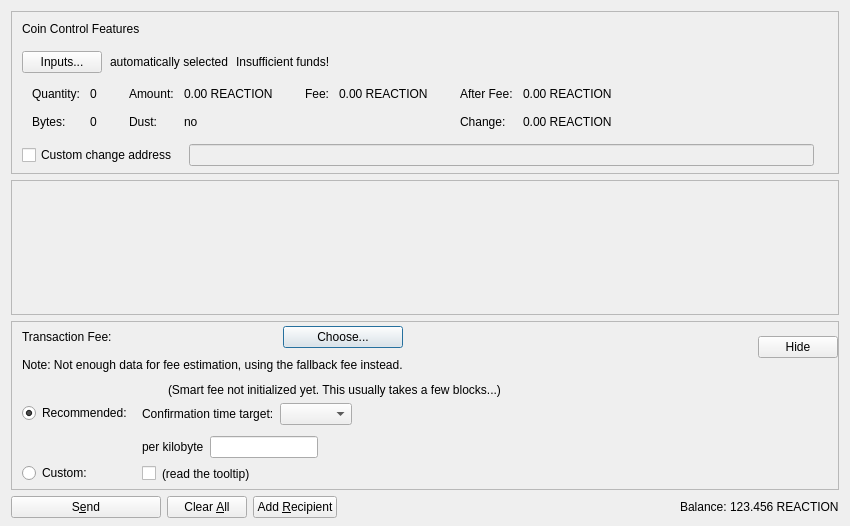
<?xml version="1.0" encoding="UTF-8"?>
<ui version="4.0">
 <class>SendCoinsDialog</class>
 <widget class="QDialog" name="SendCoinsDialog">
  <property name="geometry">
   <rect>
    <x>0</x>
    <y>0</y>
    <width>850</width>
    <height>526</height>
   </rect>
  </property>
  <property name="windowTitle">
   <string>Send Coins</string>
  </property>
  <layout class="QVBoxLayout" name="verticalLayout" stretch="0,1,0,0">
   <property name="bottomMargin">
    <number>8</number>
   </property>
   <item>
    <widget class="QFrame" name="frameCoinControl">
     <property name="sizePolicy">
      <sizepolicy hsizetype="Expanding" vsizetype="Expanding">
       <horstretch>0</horstretch>
       <verstretch>0</verstretch>
      </sizepolicy>
     </property>
     <property name="maximumSize">
      <size>
       <width>16777215</width>
       <height>16777215</height>
      </size>
     </property>
     <property name="frameShape">
      <enum>QFrame::StyledPanel</enum>
     </property>
     <property name="frameShadow">
      <enum>QFrame::Sunken</enum>
     </property>
     <layout class="QVBoxLayout" name="verticalLayoutCoinControl2">
      <property name="spacing">
       <number>0</number>
      </property>
      <property name="leftMargin">
       <number>0</number>
      </property>
      <property name="topMargin">
       <number>0</number>
      </property>
      <property name="rightMargin">
       <number>0</number>
      </property>
      <property name="bottomMargin">
       <number>6</number>
      </property>
      <item>
       <layout class="QVBoxLayout" name="verticalLayoutCoinControl" stretch="0,0,0,0,1">
        <property name="spacing">
         <number>0</number>
        </property>
        <property name="leftMargin">
         <number>10</number>
        </property>
        <property name="topMargin">
         <number>10</number>
        </property>
        <item>
         <layout class="QHBoxLayout" name="horizontalLayoutCoinControl1">
          <property name="bottomMargin">
           <number>15</number>
          </property>
          <item>
           <widget class="QLabel" name="labelCoinControlFeatures">
            <property name="sizePolicy">
             <sizepolicy hsizetype="Preferred" vsizetype="Maximum">
              <horstretch>0</horstretch>
              <verstretch>0</verstretch>
             </sizepolicy>
            </property>
            <property name="text">
             <string>Coin Control Features</string>
            </property>
           </widget>
          </item>
         </layout>
        </item>
        <item>
         <layout class="QHBoxLayout" name="horizontalLayoutCoinControl2" stretch="0,0,0,0">
          <property name="spacing">
           <number>8</number>
          </property>
          <property name="bottomMargin">
           <number>10</number>
          </property>
          <item>
           <widget class="QPushButton" name="pushButtonCoinControl">
            <property name="styleSheet">
             <string notr="true"/>
            </property>
            <property name="text">
             <string>Inputs...</string>
            </property>
            <property name="autoDefault">
             <bool>false</bool>
            </property>
           </widget>
          </item>
          <item>
           <widget class="QLabel" name="labelCoinControlAutomaticallySelected">
            <property name="text">
             <string>automatically selected</string>
            </property>
            <property name="margin">
             <number>5</number>
            </property>
           </widget>
          </item>
          <item>
           <widget class="QLabel" name="labelCoinControlInsuffFunds">
            <property name="text">
             <string>Insufficient funds!</string>
            </property>
            <property name="margin">
             <number>5</number>
            </property>
           </widget>
          </item>
          <item>
           <spacer name="horizontalSpacerCoinControl">
            <property name="orientation">
             <enum>Qt::Horizontal</enum>
            </property>
            <property name="sizeHint" stdset="0">
             <size>
              <width>40</width>
              <height>1</height>
             </size>
            </property>
           </spacer>
          </item>
         </layout>
        </item>
        <item>
         <widget class="QWidget" name="widgetCoinControl" native="true">
          <property name="sizePolicy">
           <sizepolicy hsizetype="Preferred" vsizetype="Preferred">
            <horstretch>0</horstretch>
            <verstretch>0</verstretch>
           </sizepolicy>
          </property>
          <property name="minimumSize">
           <size>
            <width>0</width>
            <height>0</height>
           </size>
          </property>
          <property name="styleSheet">
           <string notr="true"/>
          </property>
          <layout class="QHBoxLayout" name="horizontalLayoutCoinControl5">
           <property name="leftMargin">
            <number>0</number>
           </property>
           <property name="topMargin">
            <number>0</number>
           </property>
           <property name="rightMargin">
            <number>0</number>
           </property>
           <property name="bottomMargin">
            <number>0</number>
           </property>
           <item>
            <layout class="QHBoxLayout" name="horizontalLayoutCoinControl3" stretch="0,0,0,1">
             <property name="spacing">
              <number>20</number>
             </property>
             <property name="topMargin">
              <number>0</number>
             </property>
             <property name="bottomMargin">
              <number>10</number>
             </property>
             <item>
              <layout class="QFormLayout" name="formLayoutCoinControl1">
               <property name="horizontalSpacing">
                <number>10</number>
               </property>
               <property name="verticalSpacing">
                <number>14</number>
               </property>
               <property name="leftMargin">
                <number>10</number>
               </property>
               <property name="topMargin">
                <number>4</number>
               </property>
               <property name="rightMargin">
                <number>6</number>
               </property>
               <item row="0" column="0">
                <widget class="QLabel" name="labelCoinControlQuantityText">
                 <property name="text">
                  <string>Quantity:</string>
                 </property>
                 <property name="margin">
                  <number>0</number>
                 </property>
                </widget>
               </item>
               <item row="0" column="1">
                <widget class="QLabel" name="labelCoinControlQuantity">
                 <property name="cursor">
                  <cursorShape>IBeamCursor</cursorShape>
                 </property>
                 <property name="contextMenuPolicy">
                  <enum>Qt::ActionsContextMenu</enum>
                 </property>
                 <property name="text">
                  <string notr="true">0</string>
                 </property>
                 <property name="margin">
                  <number>0</number>
                 </property>
                 <property name="textInteractionFlags">
                  <set>Qt::LinksAccessibleByMouse|Qt::TextSelectableByKeyboard|Qt::TextSelectableByMouse</set>
                 </property>
                </widget>
               </item>
               <item row="1" column="0">
                <widget class="QLabel" name="labelCoinControlBytesText">
                 <property name="text">
                  <string>Bytes:</string>
                 </property>
                </widget>
               </item>
               <item row="1" column="1">
                <widget class="QLabel" name="labelCoinControlBytes">
                 <property name="cursor">
                  <cursorShape>IBeamCursor</cursorShape>
                 </property>
                 <property name="contextMenuPolicy">
                  <enum>Qt::ActionsContextMenu</enum>
                 </property>
                 <property name="text">
                  <string notr="true">0</string>
                 </property>
                 <property name="textInteractionFlags">
                  <set>Qt::LinksAccessibleByMouse|Qt::TextSelectableByKeyboard|Qt::TextSelectableByMouse</set>
                 </property>
                </widget>
               </item>
              </layout>
             </item>
             <item>
              <layout class="QFormLayout" name="formLayoutCoinControl2">
               <property name="horizontalSpacing">
                <number>10</number>
               </property>
               <property name="verticalSpacing">
                <number>14</number>
               </property>
               <property name="leftMargin">
                <number>6</number>
               </property>
               <property name="topMargin">
                <number>4</number>
               </property>
               <property name="rightMargin">
                <number>6</number>
               </property>
               <item row="0" column="0">
                <widget class="QLabel" name="labelCoinControlAmountText">
                 <property name="text">
                  <string>Amount:</string>
                 </property>
                 <property name="margin">
                  <number>0</number>
                 </property>
                </widget>
               </item>
               <item row="0" column="1">
                <widget class="QLabel" name="labelCoinControlAmount">
                 <property name="cursor">
                  <cursorShape>IBeamCursor</cursorShape>
                 </property>
                 <property name="contextMenuPolicy">
                  <enum>Qt::ActionsContextMenu</enum>
                 </property>
                 <property name="text">
                  <string notr="true">0.00 REACTION</string>
                 </property>
                 <property name="textInteractionFlags">
                  <set>Qt::LinksAccessibleByMouse|Qt::TextSelectableByKeyboard|Qt::TextSelectableByMouse</set>
                 </property>
                </widget>
               </item>
               <item row="1" column="0">
                <widget class="QLabel" name="labelCoinControlLowOutputText">
                 <property name="text">
                  <string>Dust:</string>
                 </property>
                </widget>
               </item>
               <item row="1" column="1">
                <widget class="QLabel" name="labelCoinControlLowOutput">
                 <property name="cursor">
                  <cursorShape>IBeamCursor</cursorShape>
                 </property>
                 <property name="contextMenuPolicy">
                  <enum>Qt::ActionsContextMenu</enum>
                 </property>
                 <property name="text">
                  <string notr="true">no</string>
                 </property>
                 <property name="textInteractionFlags">
                  <set>Qt::LinksAccessibleByMouse|Qt::TextSelectableByKeyboard|Qt::TextSelectableByMouse</set>
                 </property>
                </widget>
               </item>
              </layout>
             </item>
             <item>
              <layout class="QFormLayout" name="formLayoutCoinControl3">
               <property name="horizontalSpacing">
                <number>10</number>
               </property>
               <property name="verticalSpacing">
                <number>14</number>
               </property>
               <property name="leftMargin">
                <number>6</number>
               </property>
               <property name="topMargin">
                <number>4</number>
               </property>
               <property name="rightMargin">
                <number>6</number>
               </property>
               <item row="0" column="0">
                <widget class="QLabel" name="labelCoinControlFeeText">
                 <property name="text">
                  <string>Fee:</string>
                 </property>
                 <property name="margin">
                  <number>0</number>
                 </property>
                </widget>
               </item>
               <item row="0" column="1">
                <widget class="QLabel" name="labelCoinControlFee">
                 <property name="cursor">
                  <cursorShape>IBeamCursor</cursorShape>
                 </property>
                 <property name="contextMenuPolicy">
                  <enum>Qt::ActionsContextMenu</enum>
                 </property>
                 <property name="text">
                  <string notr="true">0.00 REACTION</string>
                 </property>
                 <property name="textInteractionFlags">
                  <set>Qt::LinksAccessibleByMouse|Qt::TextSelectableByKeyboard|Qt::TextSelectableByMouse</set>
                 </property>
                </widget>
               </item>
              </layout>
             </item>
             <item>
              <layout class="QFormLayout" name="formLayoutCoinControl4">
               <property name="horizontalSpacing">
                <number>10</number>
               </property>
               <property name="verticalSpacing">
                <number>14</number>
               </property>
               <property name="leftMargin">
                <number>6</number>
               </property>
               <property name="topMargin">
                <number>4</number>
               </property>
               <property name="rightMargin">
                <number>6</number>
               </property>
               <item row="0" column="0">
                <widget class="QLabel" name="labelCoinControlAfterFeeText">
                 <property name="text">
                  <string>After Fee:</string>
                 </property>
                 <property name="margin">
                  <number>0</number>
                 </property>
                </widget>
               </item>
               <item row="0" column="1">
                <widget class="QLabel" name="labelCoinControlAfterFee">
                 <property name="cursor">
                  <cursorShape>IBeamCursor</cursorShape>
                 </property>
                 <property name="contextMenuPolicy">
                  <enum>Qt::ActionsContextMenu</enum>
                 </property>
                 <property name="text">
                  <string notr="true">0.00 REACTION</string>
                 </property>
                 <property name="textInteractionFlags">
                  <set>Qt::LinksAccessibleByMouse|Qt::TextSelectableByKeyboard|Qt::TextSelectableByMouse</set>
                 </property>
                </widget>
               </item>
               <item row="1" column="0">
                <widget class="QLabel" name="labelCoinControlChangeText">
                 <property name="text">
                  <string>Change:</string>
                 </property>
                </widget>
               </item>
               <item row="1" column="1">
                <widget class="QLabel" name="labelCoinControlChange">
                 <property name="cursor">
                  <cursorShape>IBeamCursor</cursorShape>
                 </property>
                 <property name="contextMenuPolicy">
                  <enum>Qt::ActionsContextMenu</enum>
                 </property>
                 <property name="text">
                  <string notr="true">0.00 REACTION</string>
                 </property>
                 <property name="textInteractionFlags">
                  <set>Qt::LinksAccessibleByMouse|Qt::TextSelectableByKeyboard|Qt::TextSelectableByMouse</set>
                 </property>
                </widget>
               </item>
              </layout>
             </item>
            </layout>
           </item>
          </layout>
         </widget>
        </item>
        <item>
         <layout class="QHBoxLayout" name="horizontalLayoutCoinControl4" stretch="0,0,0">
          <property name="spacing">
           <number>12</number>
          </property>
          <property name="sizeConstraint">
           <enum>QLayout::SetDefaultConstraint</enum>
          </property>
          <property name="topMargin">
           <number>5</number>
          </property>
          <property name="rightMargin">
           <number>5</number>
          </property>
          <item>
           <widget class="QCheckBox" name="checkBoxCoinControlChange">
            <property name="toolTip">
             <string>If this is activated, but the change address is empty or invalid, change will be sent to a newly generated address.</string>
            </property>
            <property name="text">
             <string>Custom change address</string>
            </property>
           </widget>
          </item>
          <item>
           <widget class="QValidatedLineEdit" name="lineEditCoinControlChange">
            <property name="enabled">
             <bool>false</bool>
            </property>
            <property name="sizePolicy">
             <sizepolicy hsizetype="Expanding" vsizetype="Fixed">
              <horstretch>0</horstretch>
              <verstretch>0</verstretch>
             </sizepolicy>
            </property>
           </widget>
          </item>
          <item>
           <widget class="QLabel" name="labelCoinControlChangeLabel">
            <property name="sizePolicy">
             <sizepolicy hsizetype="Preferred" vsizetype="Expanding">
              <horstretch>0</horstretch>
              <verstretch>0</verstretch>
             </sizepolicy>
            </property>
            <property name="minimumSize">
             <size>
              <width>0</width>
              <height>0</height>
             </size>
            </property>
            <property name="text">
             <string/>
            </property>
            <property name="margin">
             <number>3</number>
            </property>
           </widget>
          </item>
         </layout>
        </item>
        <item>
         <spacer name="verticalSpacerCoinControl">
          <property name="orientation">
           <enum>Qt::Vertical</enum>
          </property>
          <property name="sizeHint" stdset="0">
           <size>
            <width>800</width>
            <height>1</height>
           </size>
          </property>
         </spacer>
        </item>
       </layout>
      </item>
     </layout>
    </widget>
   </item>
   <item>
    <widget class="QScrollArea" name="scrollArea">
     <property name="widgetResizable">
      <bool>true</bool>
     </property>
     <widget class="QWidget" name="scrollAreaWidgetContents">
      <property name="geometry">
       <rect>
        <x>0</x>
        <y>0</y>
        <width>830</width>
        <height>104</height>
       </rect>
      </property>
      <layout class="QVBoxLayout" name="verticalLayout_2" stretch="0,1">
       <property name="leftMargin">
        <number>0</number>
       </property>
       <property name="topMargin">
        <number>0</number>
       </property>
       <property name="rightMargin">
        <number>0</number>
       </property>
       <property name="bottomMargin">
        <number>0</number>
       </property>
       <item>
        <layout class="QVBoxLayout" name="entries">
         <property name="spacing">
          <number>6</number>
         </property>
        </layout>
       </item>
       <item>
        <spacer name="verticalSpacer">
         <property name="orientation">
          <enum>Qt::Vertical</enum>
         </property>
         <property name="sizeHint" stdset="0">
          <size>
           <width>20</width>
           <height>40</height>
          </size>
         </property>
        </spacer>
       </item>
      </layout>
     </widget>
    </widget>
   </item>
   <item>
    <widget class="QFrame" name="frameFee">
     <property name="sizePolicy">
      <sizepolicy hsizetype="Expanding" vsizetype="Expanding">
       <horstretch>0</horstretch>
       <verstretch>0</verstretch>
      </sizepolicy>
     </property>
     <property name="maximumSize">
      <size>
       <width>16777215</width>
       <height>16777215</height>
      </size>
     </property>
     <property name="frameShape">
      <enum>QFrame::StyledPanel</enum>
     </property>
     <property name="frameShadow">
      <enum>QFrame::Sunken</enum>
     </property>
     <layout class="QVBoxLayout" name="verticalLayoutFee1">
      <property name="spacing">
       <number>0</number>
      </property>
      <property name="leftMargin">
       <number>0</number>
      </property>
      <property name="topMargin">
       <number>0</number>
      </property>
      <property name="rightMargin">
       <number>0</number>
      </property>
      <property name="bottomMargin">
       <number>0</number>
      </property>
      <item>
       <layout class="QVBoxLayout" name="verticalLayoutFee2" stretch="0,0,0">
        <property name="spacing">
         <number>0</number>
        </property>
        <property name="leftMargin">
         <number>10</number>
        </property>
        <property name="topMargin">
         <number>0</number>
        </property>
        <item>
         <layout class="QHBoxLayout" name="horizontalLayoutFee1">
          <property name="bottomMargin">
           <number>0</number>
          </property>
          <item>
           <layout class="QVBoxLayout" name="verticalLayoutFee7">
            <property name="spacing">
             <number>0</number>
            </property>
            <item>
             <spacer name="verticalSpacerSmartFee">
              <property name="orientation">
               <enum>Qt::Vertical</enum>
              </property>
              <property name="sizeType">
               <enum>QSizePolicy::Fixed</enum>
              </property>
              <property name="sizeHint" stdset="0">
               <size>
                <width>1</width>
                <height>4</height>
               </size>
              </property>
             </spacer>
            </item>
            <item>
             <layout class="QHBoxLayout" name="horizontalLayoutSmartFee">
              <property name="spacing">
               <number>10</number>
              </property>
              <item>
               <widget class="QLabel" name="labelFeeHeadline">
                <property name="sizePolicy">
                 <sizepolicy hsizetype="Preferred" vsizetype="Maximum">
                  <horstretch>0</horstretch>
                  <verstretch>0</verstretch>
                 </sizepolicy>
                </property>
                <property name="text">
                 <string>Transaction Fee:</string>
                </property>
               </widget>
              </item>
              <item>
               <widget class="QLabel" name="labelFeeMinimized">
                <property name="text">
                 <string/>
                </property>
               </widget>
              </item>
              <item>
               <widget class="QPushButton" name="buttonChooseFee">
                <property name="text">
                 <string>Choose...</string>
                </property>
               </widget>
              </item>
             </layout>
            </item>
            <item>
             <spacer name="verticalSpacer_7">
              <property name="orientation">
               <enum>Qt::Vertical</enum>
              </property>
              <property name="sizeHint" stdset="0">
               <size>
                <width>1</width>
                <height>10</height>
               </size>
              </property>
             </spacer>
            </item>
            <item>
             <widget class="QLabel" name="fallbackFeeWarningLabel">
              <property name="toolTip">
               <string>Using the fallbackfee can result in sending a transaction that will take several hours or days (or never) to confirm. Consider choosing your fee manually or wait until you have validated the complete chain.</string>
              </property>
              <property name="text">
               <string>Note: Not enough data for fee estimation, using the fallback fee instead.</string>
              </property>
              <property name="wordWrap">
               <bool>false</bool>
              </property>
             </widget>
            </item>
            <item>
             <spacer name="verticalSpacer_5">
              <property name="orientation">
               <enum>Qt::Vertical</enum>
              </property>
              <property name="sizeHint" stdset="0">
               <size>
                <width>1</width>
                <height>1</height>
               </size>
              </property>
             </spacer>
            </item>
           </layout>
          </item>
          <item>
           <spacer name="horizontalSpacer_4">
            <property name="orientation">
             <enum>Qt::Horizontal</enum>
            </property>
            <property name="sizeHint" stdset="0">
             <size>
              <width>1</width>
              <height>1</height>
             </size>
            </property>
           </spacer>
          </item>
          <item>
           <widget class="QPushButton" name="buttonMinimizeFee">
            <property name="toolTip">
             <string>collapse fee-settings</string>
            </property>
            <property name="text">
             <string>Hide</string>
            </property>
           </widget>
          </item>
         </layout>
        </item>
        <item>
         <widget class="QFrame" name="frameFeeSelection">
          <layout class="QVBoxLayout" name="verticalLayoutFee12">
           <property name="spacing">
            <number>0</number>
           </property>
           <property name="leftMargin">
            <number>0</number>
           </property>
           <property name="topMargin">
            <number>0</number>
           </property>
           <property name="rightMargin">
            <number>0</number>
           </property>
           <property name="bottomMargin">
            <number>0</number>
           </property>
           <item>
            <layout class="QGridLayout" name="gridLayoutFee">
             <property name="topMargin">
              <number>10</number>
             </property>
             <property name="bottomMargin">
              <number>4</number>
             </property>
             <property name="horizontalSpacing">
              <number>10</number>
             </property>
             <property name="verticalSpacing">
              <number>4</number>
             </property>
             <item row="1" column="1">
              <layout class="QVBoxLayout" name="verticalLayoutFee8">
               <property name="spacing">
                <number>6</number>
               </property>
               <property name="topMargin">
                <number>3</number>
               </property>
               <item>
                <layout class="QHBoxLayout" name="horizontalLayoutFee13" stretch="0,0,1">
                 <item>
                  <widget class="QLabel" name="labelCustomPerKilobyte">
                   <property name="toolTip">
                    <string>If the custom fee is set to 1000 ruffs and the transaction is only 250 bytes, then &quot;per kilobyte&quot; only pays 250 ruffs in fee,&lt;br /&gt;while &quot;at least&quot; pays 1000 ruffs. For transactions bigger than a kilobyte both pay by kilobyte.</string>
                   </property>
                   <property name="text">
                    <string>per kilobyte</string>
                   </property>
                  </widget>
                 </item>
                 <item>
                  <widget class="BitcoinAmountField" name="customFee"/>
                 </item>
                 <item>
                  <spacer name="horizontalSpacer_6">
                   <property name="orientation">
                    <enum>Qt::Horizontal</enum>
                   </property>
                   <property name="sizeHint" stdset="0">
                    <size>
                     <width>1</width>
                     <height>1</height>
                    </size>
                   </property>
                  </spacer>
                 </item>
                </layout>
               </item>
               <item>
                <layout class="QHBoxLayout" name="horizontalLayoutFee8">
                 <item>
                  <widget class="QCheckBox" name="checkBoxMinimumFee">
                   <property name="toolTip">
                    <string>Paying only the minimum fee is just fine as long as there is less transaction volume than space in the blocks.&lt;br /&gt;But be aware that this can end up in a never confirming transaction once there is more demand for reaction transactions than the network can process.</string>
                   </property>
                   <property name="text">
                    <string/>
                   </property>
                  </widget>
                 </item>
                 <item>
                  <widget class="QLabel" name="labelMinFeeWarning">
                   <property name="enabled">
                    <bool>true</bool>
                   </property>
                   <property name="toolTip">
                    <string>Paying only the minimum fee is just fine as long as there is less transaction volume than space in the blocks.&lt;br /&gt;But be aware that this can end up in a never confirming transaction once there is more demand for reaction transactions than the network can process.</string>
                   </property>
                   <property name="text">
                    <string>(read the tooltip)</string>
                   </property>
                   <property name="margin">
                    <number>5</number>
                   </property>
                  </widget>
                 </item>
                 <item>
                  <spacer name="horizontalSpacer_2">
                   <property name="orientation">
                    <enum>Qt::Horizontal</enum>
                   </property>
                   <property name="sizeHint" stdset="0">
                    <size>
                     <width>1</width>
                     <height>1</height>
                    </size>
                   </property>
                  </spacer>
                 </item>
                </layout>
               </item>
              </layout>
             </item>
             <item row="0" column="0">
              <layout class="QVBoxLayout" name="verticalLayoutFee4" stretch="0,1">
               <property name="topMargin">
                <number>20</number>
               </property>
               <property name="bottomMargin">
                <number>3</number>
               </property>
               <item>
                <widget class="QRadioButton" name="radioSmartFee">
                 <property name="text">
                  <string>Recommended:</string>
                 </property>
                 <property name="checked">
                  <bool>true</bool>
                 </property>
                 <attribute name="buttonGroup">
                  <string notr="true">groupFee</string>
                 </attribute>
                </widget>
               </item>
               <item>
                <spacer name="verticalSpacer_2">
                 <property name="orientation">
                  <enum>Qt::Vertical</enum>
                 </property>
                 <property name="sizeHint" stdset="0">
                  <size>
                   <width>1</width>
                   <height>1</height>
                  </size>
                 </property>
                </spacer>
               </item>
              </layout>
             </item>
             <item row="1" column="0">
              <layout class="QVBoxLayout" name="verticalLayoutFee9" stretch="0,1">
               <property name="topMargin">
                <number>30</number>
               </property>
               <item>
                <widget class="QRadioButton" name="radioCustomFee">
                 <property name="text">
                  <string>Custom:</string>
                 </property>
                 <attribute name="buttonGroup">
                  <string notr="true">groupFee</string>
                 </attribute>
                </widget>
               </item>
               <item>
                <spacer name="verticalSpacer_6">
                 <property name="orientation">
                  <enum>Qt::Vertical</enum>
                 </property>
                 <property name="sizeHint" stdset="0">
                  <size>
                   <width>1</width>
                   <height>1</height>
                  </size>
                 </property>
                </spacer>
               </item>
              </layout>
             </item>
             <item row="0" column="1">
              <layout class="QVBoxLayout" name="verticalLayoutFee3" stretch="0,0,1">
               <property name="spacing">
                <number>6</number>
               </property>
               <property name="topMargin">
                <number>0</number>
               </property>
               <property name="bottomMargin">
                <number>3</number>
               </property>
               <item>
                <layout class="QHBoxLayout" name="horizontalLayoutFee12">
                 <item>
                  <widget class="QLabel" name="labelSmartFee">
                   <property name="text">
                    <string/>
                   </property>
                   <property name="margin">
                    <number>2</number>
                   </property>
                  </widget>
                 </item>
                 <item>
                  <widget class="QLabel" name="labelFeeEstimation">
                   <property name="text">
                    <string/>
                   </property>
                  </widget>
                 </item>
                 <item>
                  <widget class="QLabel" name="labelSmartFee2">
                   <property name="text">
                    <string>(Smart fee not initialized yet. This usually takes a few blocks...)</string>
                   </property>
                   <property name="margin">
                    <number>2</number>
                   </property>
                  </widget>
                 </item>
                 <item>
                  <spacer name="horizontalSpacer_5">
                   <property name="orientation">
                    <enum>Qt::Horizontal</enum>
                   </property>
                   <property name="sizeHint" stdset="0">
                    <size>
                     <width>1</width>
                     <height>1</height>
                    </size>
                   </property>
                  </spacer>
                 </item>
                </layout>
               </item>
               <item>
                <layout class="QHBoxLayout" name="horizontalLayoutFee9">
                 <item>
                  <layout class="QVBoxLayout" name="verticalLayoutFee6">
                   <item>
                    <widget class="QLabel" name="labelSmartFee3">
                     <property name="text">
                      <string>Confirmation time target:</string>
                     </property>
                     <property name="margin">
                      <number>2</number>
                     </property>
                    </widget>
                   </item>
                  </layout>
                 </item>
                 <item>
                  <layout class="QVBoxLayout" name="verticalLayoutFee5">
                   <property name="rightMargin">
                    <number>30</number>
                   </property>
                   <item>
                    <layout class="QHBoxLayout" name="horizontalLayoutConfTarget">
                     <property name="bottomMargin">
                      <number>0</number>
                     </property>
                     <item>
                      <widget class="QComboBox" name="confTargetSelector"/>
                     </item>
                     <item>
                      <spacer name="horizontalSpacerConfTarget">
                       <property name="orientation">
                        <enum>Qt::Horizontal</enum>
                       </property>
                       <property name="sizeHint" stdset="0">
                        <size>
                         <width>40</width>
                         <height>20</height>
                        </size>
                       </property>
                      </spacer>
                     </item>
                    </layout>
                   </item>
                  </layout>
                 </item>
                </layout>
               </item>
               <item>
                <spacer name="verticalSpacer_4">
                 <property name="orientation">
                  <enum>Qt::Vertical</enum>
                 </property>
                 <property name="sizeHint" stdset="0">
                  <size>
                   <width>1</width>
                   <height>1</height>
                  </size>
                 </property>
                </spacer>
               </item>
              </layout>
             </item>
            </layout>
           </item>
          </layout>
         </widget>
        </item>
        <item>
         <spacer name="verticalSpacerFee">
          <property name="orientation">
           <enum>Qt::Vertical</enum>
          </property>
          <property name="sizeHint" stdset="0">
           <size>
            <width>800</width>
            <height>1</height>
           </size>
          </property>
         </spacer>
        </item>
       </layout>
      </item>
     </layout>
    </widget>
   </item>
   <item>
    <layout class="QHBoxLayout" name="horizontalLayout">
     <item>
      <widget class="QPushButton" name="sendButton">
       <property name="minimumSize">
        <size>
         <width>150</width>
         <height>0</height>
        </size>
       </property>
       <property name="toolTip">
        <string>Confirm the send action</string>
       </property>
       <property name="text">
        <string>S&amp;end</string>
       </property>
       <property name="autoDefault">
        <bool>false</bool>
       </property>
       <property name="default">
        <bool>false</bool>
       </property>
      </widget>
     </item>
     <item>
      <widget class="QPushButton" name="clearButton">
       <property name="sizePolicy">
        <sizepolicy hsizetype="Minimum" vsizetype="Fixed">
         <horstretch>0</horstretch>
         <verstretch>0</verstretch>
        </sizepolicy>
       </property>
       <property name="toolTip">
        <string>Clear all fields of the form.</string>
       </property>
       <property name="text">
        <string>Clear &amp;All</string>
       </property>
       <property name="autoDefault">
        <bool>false</bool>
       </property>
      </widget>
     </item>
     <item>
      <widget class="QPushButton" name="addButton">
       <property name="toolTip">
        <string>Send to multiple recipients at once</string>
       </property>
       <property name="text">
        <string>Add &amp;Recipient</string>
       </property>
       <property name="autoDefault">
        <bool>false</bool>
       </property>
      </widget>
     </item>
     <item>
      <spacer name="horizontalSpacer">
       <property name="orientation">
        <enum>Qt::Horizontal</enum>
       </property>
       <property name="sizeHint" stdset="0">
        <size>
         <width>40</width>
         <height>20</height>
        </size>
       </property>
      </spacer>
     </item>
     <item>
      <layout class="QHBoxLayout" name="horizontalLayout_2">
       <property name="spacing">
        <number>3</number>
       </property>
       <item>
        <widget class="QLabel" name="labelBalanceText">
         <property name="text">
          <string>Balance:</string>
         </property>
        </widget>
       </item>
       <item>
        <widget class="QLabel" name="labelBalance">
         <property name="sizePolicy">
          <sizepolicy hsizetype="Preferred" vsizetype="Preferred">
           <horstretch>0</horstretch>
           <verstretch>0</verstretch>
          </sizepolicy>
         </property>
         <property name="cursor">
          <cursorShape>IBeamCursor</cursorShape>
         </property>
         <property name="text">
          <string notr="true">123.456 REACTION</string>
         </property>
         <property name="textInteractionFlags">
          <set>Qt::LinksAccessibleByMouse|Qt::TextSelectableByKeyboard|Qt::TextSelectableByMouse</set>
         </property>
        </widget>
       </item>
      </layout>
     </item>
    </layout>
   </item>
  </layout>
 </widget>
 <customwidgets>
  <customwidget>
   <class>QValidatedLineEdit</class>
   <extends>QLineEdit</extends>
   <header>qt/qvalidatedlineedit.h</header>
  </customwidget>
  <customwidget>
   <class>BitcoinAmountField</class>
   <extends>QLineEdit</extends>
   <header>qt/bitcoinamountfield.h</header>
   <container>1</container>
  </customwidget>
 </customwidgets>
 <resources>
  <include location="../reaction.qrc"/>
 </resources>
 <connections/>
 <buttongroups>
  <buttongroup name="groupFee"/>
 </buttongroups>
</ui>
